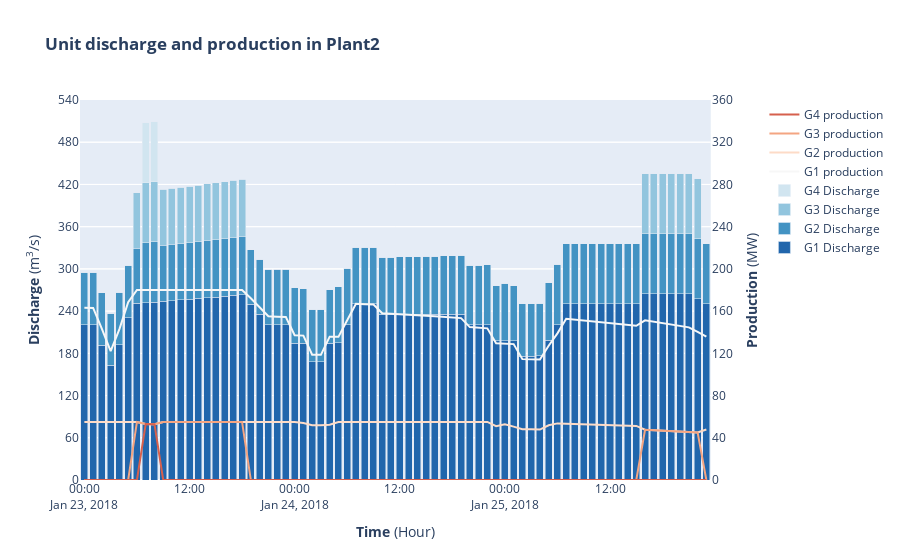

Notebook code for this chart:
### Code cell
# Plotting discharge and production results from Plant 2

# Retrieving discharge results on generators
G1_discharge=shop.model.generator.Plant2_Generator1.discharge.get()
G2_discharge=shop.model.generator.Plant2_Generator2.discharge.get()
G3_discharge=shop.model.generator.Plant2_Generator3.discharge.get()
G4_discharge=shop.model.generator.Plant2_Generator4.discharge.get()

# Retrieving discharge results on generators
G1_production=shop.model.generator.Plant2_Generator1.production.get()
G2_production=shop.model.generator.Plant2_Generator2.production.get()
G3_production=shop.model.generator.Plant2_Generator3.production.get()
G4_production=shop.model.generator.Plant2_Generator4.production.get()

from plotly.subplots import make_subplots
fig = make_subplots(specs=[[{"secondary_y": True}]])
colorscale = px.colors.sequential.RdBu_r
fig.add_trace(go.Bar(x=G1_discharge.index, y=G1_discharge.values, name="G1 Discharge", marker_color=colorscale[1]), secondary_y=False)
fig.add_trace(go.Bar(x=G2_discharge.index, y=G2_discharge.values, name="G2 Discharge", marker_color=colorscale[2]), secondary_y=False)
fig.add_trace(go.Bar(x=G3_discharge.index, y=G3_discharge.values, name="G3 Discharge", marker_color=colorscale[3]), secondary_y=False)
fig.add_trace(go.Bar(x=G4_discharge.index, y=G4_discharge.values, name="G4 Discharge", marker_color=colorscale[4]), secondary_y=False)
fig.add_trace(go.Scatter(x=G1_production.index, y=G1_production.values, name="G1 production", marker_color=colorscale[5]), secondary_y=True)
fig.add_trace(go.Scatter(x=G2_production.index, y=G2_production.values, name="G2 production", marker_color=colorscale[6]), secondary_y=True)
fig.add_trace(go.Scatter(x=G3_production.index, y=G3_production.values, name="G3 production", marker_color=colorscale[7]), secondary_y=True)
fig.add_trace(go.Scatter(x=G4_production.index, y=G4_production.values, name="G4 production", marker_color=colorscale[8]), secondary_y=True)
fig.update_layout(title_text="<b>Unit discharge and production in Plant2</b>", barmode="stack")
fig.update_xaxes(title_text="<b>Time</b> (Hour)")
fig.update_yaxes(title_text="<b>Discharge</b> (m<sup>3</sup>/s)", secondary_y=False, range=[0, 540], tick0=60, dtick=60)
fig.update_yaxes(title_text="<b>Production</b> (MW)", secondary_y=True, range=[0, 360], tick0=40, dtick=40)
fig.show()
